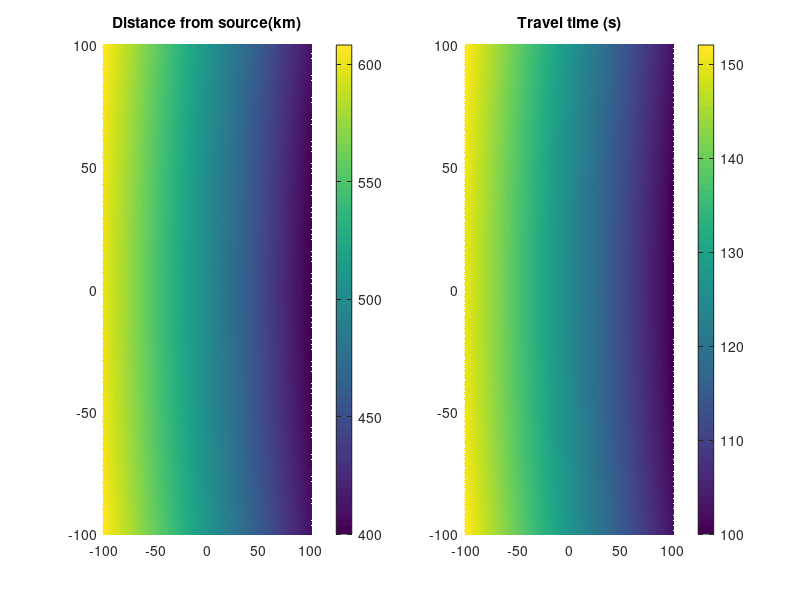
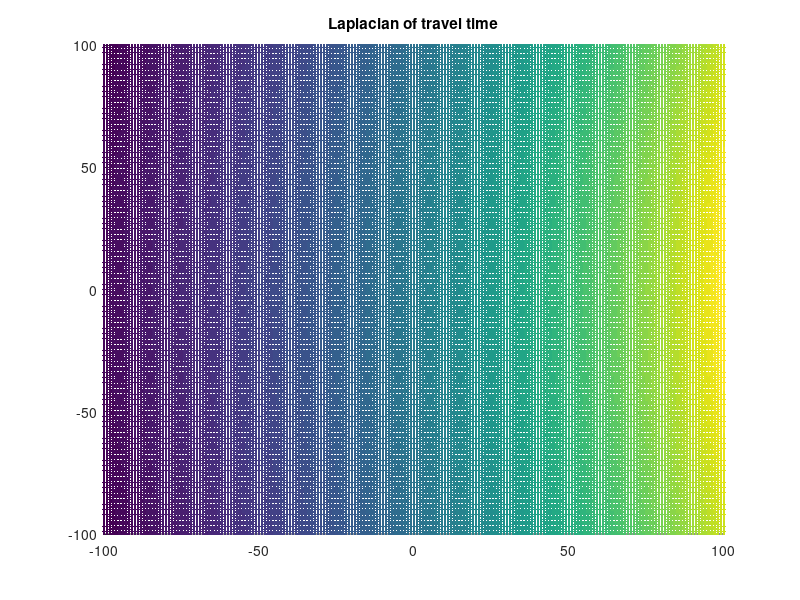

Here is the MATLAB script that generated these plots, in order:
clear; clc; close all;

%%%%%%%%%%%%%%%%%%%%%%
% SETUP PARAMS HERE
%%%%%%%%%%%%%%%%%%%%%%
phvel=4;
X = [-100:1:100];
Y = [-100:1:100];
sourcex=500;sourcey=0;
%%%%%%%%%%%%%%%%%%%%%%
[XX2,YY2] = meshgrid(X,Y);
XX=XX2(:);
YY=YY2(:);
distlist = sqrt((XX-sourcex).^2+(YY-sourcey).^2);
distlist_2d = sqrt((XX2-sourcex).^2+(YY2-sourcey).^2);
ttime = distlist./phvel;
ttime_2d = distlist_2d./phvel;
Lap_time = del2(ttime_2d,1);

figure(1)
subplot(1,2,1)
scatter(XX,YY,5,distlist,'filled')
title('Distance from source(km)')
colorbar
subplot(1,2,2)
scatter(XX,YY,5,ttime,'filled')
title('Travel time (s)')
colorbar

% Calculate the laplacian
figure(2)
scatter(XX,YY,5,Lap_time(:),'filled')
title('Laplacian of travel time')

%%%%%%%%%%%%%%%%%%%%%%%%%%%%
[FX,FY] = gradient(ttime_2d);

% loop over points, find the points around each one. 


